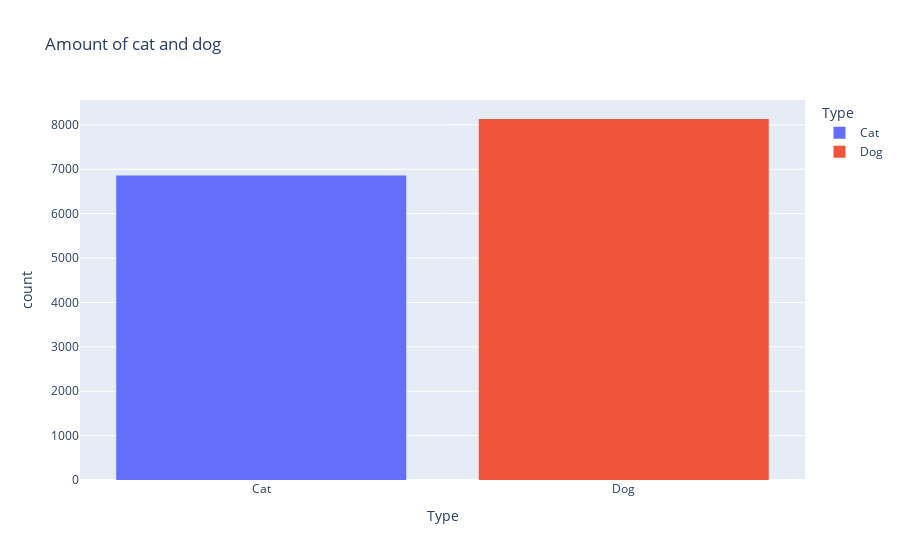

Notebook source saved alongside this figure:
### Code cell
px.histogram(df, x="Type", color="Type", title="Amount of cat and dog")

### Figure 1 — Plotly figure (JSON) as saved in the notebook; plotly's stock layout.template omitted (floating-point values rounded to 4 significant figures; data arrays with more than 128 entries replaced by an {"elided": "..."} marker saying what was removed)
{"data": [{"alignmentgroup": "True", "bingroup": "x", "hovertemplate": "Type=%{x}<br>count=%{y}<extra></extra>", "legendgroup": "Cat", "marker": {"color": "#636efa", "pattern": {"shape": ""}}, "name": "Cat", "offsetgroup": "Cat", "orientation": "v", "showlegend": true, "type": "histogram", "x": {"elided": "6861 str values"}, "xaxis": "x", "yaxis": "y"}, {"alignmentgroup": "True", "bingroup": "x", "hovertemplate": "Type=%{x}<br>count=%{y}<extra></extra>", "legendgroup": "Dog", "marker": {"color": "#EF553B", "pattern": {"shape": ""}}, "name": "Dog", "offsetgroup": "Dog", "orientation": "v", "showlegend": true, "type": "histogram", "x": {"elided": "8132 str values"}, "xaxis": "x", "yaxis": "y"}], "layout": {"barmode": "relative", "legend": {"title": {"text": "Type"}, "tracegroupgap": 0}, "title": {"text": "Amount of cat and dog"}, "xaxis": {"anchor": "y", "categoryarray": ["Cat", "Dog"], "categoryorder": "array", "domain": [0, 1], "title": {"text": "Type"}}, "yaxis": {"anchor": "x", "domain": [0, 1], "title": {"text": "count"}}}}
